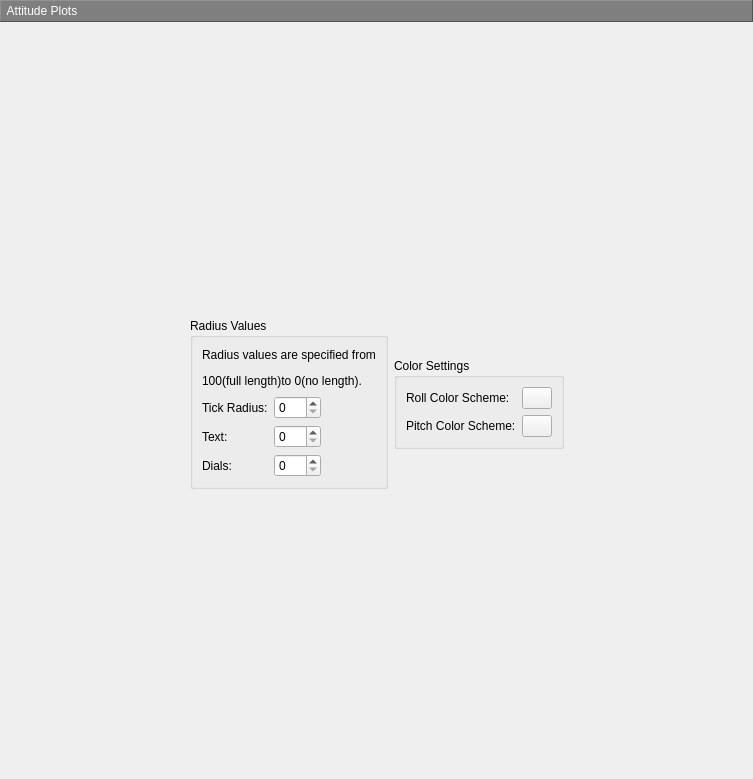
       <widget class="QWidget" name="page_16">
        <layout class="QVBoxLayout" name="verticalLayout_73">
         <property name="leftMargin">
          <number>0</number>
         </property>
         <property name="topMargin">
          <number>0</number>
         </property>
         <property name="rightMargin">
          <number>0</number>
         </property>
         <property name="bottomMargin">
          <number>0</number>
         </property>
         <item>
          <widget class="QLabel" name="label_192">
           <property name="minimumSize">
            <size>
             <width>0</width>
             <height>22</height>
            </size>
           </property>
           <property name="styleSheet">
            <string notr="true">color: rgb(255, 255, 255);
background-color: rgb(127, 127, 127);</string>
           </property>
           <property name="frameShape">
            <enum>QFrame::Panel</enum>
           </property>
           <property name="frameShadow">
            <enum>QFrame::Raised</enum>
           </property>
           <property name="text">
            <string> Attitude Plots</string>
           </property>
          </widget>
         </item>
         <item>
          <spacer name="verticalSpacer_22">
           <property name="orientation">
            <enum>Qt::Vertical</enum>
           </property>
           <property name="sizeHint" stdset="0">
            <size>
             <width>20</width>
             <height>290</height>
            </size>
           </property>
          </spacer>
         </item>
         <item>
          <layout class="QHBoxLayout" name="horizontalLayout_31">
           <item>
            <spacer name="horizontalSpacer_78">
             <property name="orientation">
              <enum>Qt::Horizontal</enum>
             </property>
             <property name="sizeHint" stdset="0">
              <size>
               <width>190</width>
               <height>20</height>
              </size>
             </property>
            </spacer>
           </item>
           <item>
            <layout class="QHBoxLayout" name="horizontalLayout_112">
             <item>
              <widget class="QGroupBox" name="groupBox_35">
               <property name="title">
                <string>Radius Values</string>
               </property>
               <layout class="QVBoxLayout" name="verticalLayout_54">
                <item>
                 <widget class="QLabel" name="label_135">
                  <property name="text">
                   <string>&lt;html&gt;&lt;head/&gt;&lt;body&gt;&lt;p&gt;Radius values are specified from&lt;/p&gt;&lt;p&gt;100(full length)to 0(no length).&lt;/p&gt;&lt;/body&gt;&lt;/html&gt;</string>
                  </property>
                 </widget>
                </item>
                <item>
                 <layout class="QGridLayout" name="gridLayout_19">
                  <item row="0" column="0">
                   <widget class="QLabel" name="label_136">
                    <property name="text">
                     <string>Tick Radius:</string>
                    </property>
                   </widget>
                  </item>
                  <item row="0" column="1">
                   <widget class="QSpinBox" name="spinBox_29">
                    <property name="maximum">
                     <number>200</number>
                    </property>
                   </widget>
                  </item>
                  <item row="0" column="2">
                   <spacer name="horizontalSpacer_75">
                    <property name="orientation">
                     <enum>Qt::Horizontal</enum>
                    </property>
                    <property name="sizeHint" stdset="0">
                     <size>
                      <width>40</width>
                      <height>20</height>
                     </size>
                    </property>
                   </spacer>
                  </item>
                  <item row="1" column="0">
                   <widget class="QLabel" name="label_137">
                    <property name="text">
                     <string>Text:</string>
                    </property>
                   </widget>
                  </item>
                  <item row="1" column="1">
                   <widget class="QSpinBox" name="spinBox_30">
                    <property name="maximum">
                     <number>200</number>
                    </property>
                   </widget>
                  </item>
                  <item row="1" column="2">
                   <spacer name="horizontalSpacer_76">
                    <property name="orientation">
                     <enum>Qt::Horizontal</enum>
                    </property>
                    <property name="sizeHint" stdset="0">
                     <size>
                      <width>40</width>
                      <height>20</height>
                     </size>
                    </property>
                   </spacer>
                  </item>
                  <item row="2" column="0">
                   <widget class="QLabel" name="label_138">
                    <property name="text">
                     <string>Dials:</string>
                    </property>
                   </widget>
                  </item>
                  <item row="2" column="1">
                   <widget class="QSpinBox" name="spinBox_31">
                    <property name="maximum">
                     <number>200</number>
                    </property>
                   </widget>
                  </item>
                  <item row="2" column="2">
                   <spacer name="horizontalSpacer_77">
                    <property name="orientation">
                     <enum>Qt::Horizontal</enum>
                    </property>
                    <property name="sizeHint" stdset="0">
                     <size>
                      <width>40</width>
                      <height>20</height>
                     </size>
                    </property>
                   </spacer>
                  </item>
                 </layout>
                </item>
               </layout>
              </widget>
             </item>
             <item>
              <layout class="QVBoxLayout" name="verticalLayout_55">
               <item>
                <spacer name="verticalSpacer_21">
                 <property name="orientation">
                  <enum>Qt::Vertical</enum>
                 </property>
                 <property name="sizeHint" stdset="0">
                  <size>
                   <width>20</width>
                   <height>40</height>
                  </size>
                 </property>
                </spacer>
               </item>
               <item>
                <widget class="QGroupBox" name="groupBox_36">
                 <property name="title">
                  <string>Color Settings</string>
                 </property>
                 <layout class="QGridLayout" name="gridLayout_20">
                  <item row="0" column="0">
                   <widget class="QLabel" name="label_139">
                    <property name="text">
                     <string>Roll Color Scheme:</string>
                    </property>
                   </widget>
                  </item>
                  <item row="0" column="1">
                   <widget class="ColorButton" name="pushButton_80">
                    <property name="maximumSize">
                     <size>
                      <width>30</width>
                      <height>30</height>
                     </size>
                    </property>
                    <property name="text">
                     <string/>
                    </property>
                   </widget>
                  </item>
                  <item row="1" column="0">
                   <widget class="QLabel" name="label_140">
                    <property name="text">
                     <string>Pitch Color Scheme:</string>
                    </property>
                   </widget>
                  </item>
                  <item row="1" column="1">
                   <widget class="ColorButton" name="pushButton_81">
                    <property name="maximumSize">
                     <size>
                      <width>30</width>
                      <height>30</height>
                     </size>
                    </property>
                    <property name="text">
                     <string/>
                    </property>
                   </widget>
                  </item>
                 </layout>
                </widget>
               </item>
               <item>
                <spacer name="verticalSpacer_20">
                 <property name="orientation">
                  <enum>Qt::Vertical</enum>
                 </property>
                 <property name="sizeHint" stdset="0">
                  <size>
                   <width>20</width>
                   <height>40</height>
                  </size>
                 </property>
                </spacer>
               </item>
              </layout>
             </item>
            </layout>
           </item>
           <item>
            <spacer name="horizontalSpacer_79">
             <property name="orientation">
              <enum>Qt::Horizontal</enum>
             </property>
             <property name="sizeHint" stdset="0">
              <size>
               <width>189</width>
               <height>20</height>
              </size>
             </property>
            </spacer>
           </item>
          </layout>
         </item>
         <item>
          <spacer name="verticalSpacer_23">
           <property name="orientation">
            <enum>Qt::Vertical</enum>
           </property>
           <property name="sizeHint" stdset="0">
            <size>
             <width>20</width>
             <height>290</height>
            </size>
           </property>
          </spacer>
         </item>
        </layout>
       </widget>
